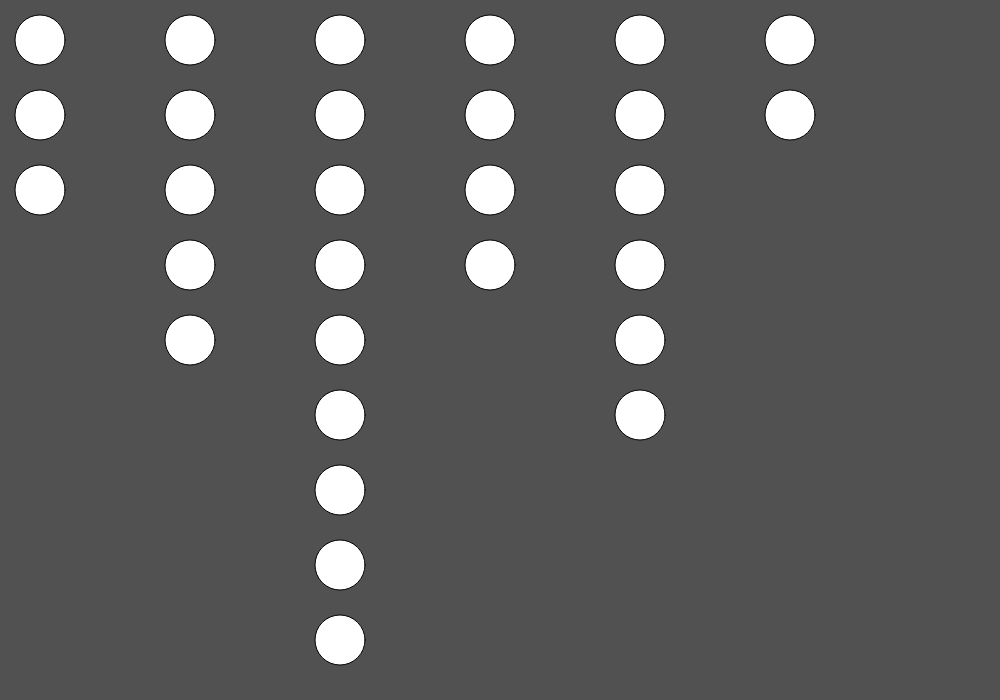
Frame 1 (no input)
Frame 60 (no input): identical to frame 1, image omitted
Frame 120 (the mouse pressed at the canvas centre since frame 60): identical to frame 1, image omitted

The p5.js sketch that drew this single still picture (run headless with seeded random() and noise() and a simulated clock; from frame 60 on, the mouse is pressed at the canvas centre):

// p5.js sketch
// ── sketch.js
var nodes = [3,5,9,4,6,2];
var nodePos = [];
var NodeWidth = 50;
function setup() {
  createCanvas(1000,700);
  var x = 40;
  for(var i =0;i<nodes.length;i++){
    var y = 40;
    var layer = [];
    for(var j =0;j<nodes[i];j++){
      layer.push([x,y]);
      y+=75;
    }
    nodePos.push(layer);
    x+=150;
  }
}

function draw() {
  background(81);
  for(var i =0;i<nodePos.length;i++){
    for(var j =0;j<nodePos[i].length;j++){
      ellipse(nodePos[i][j][0],nodePos[i][j][1],NodeWidth);
    }
  }
  debugger;
  for(var i =0;i<nodePos.length;i++){
    for(var j =0;j<nodePos[i].length;j++){
      for(var k=1;k<nodes[k];k++){

      }
    }
  }

}
